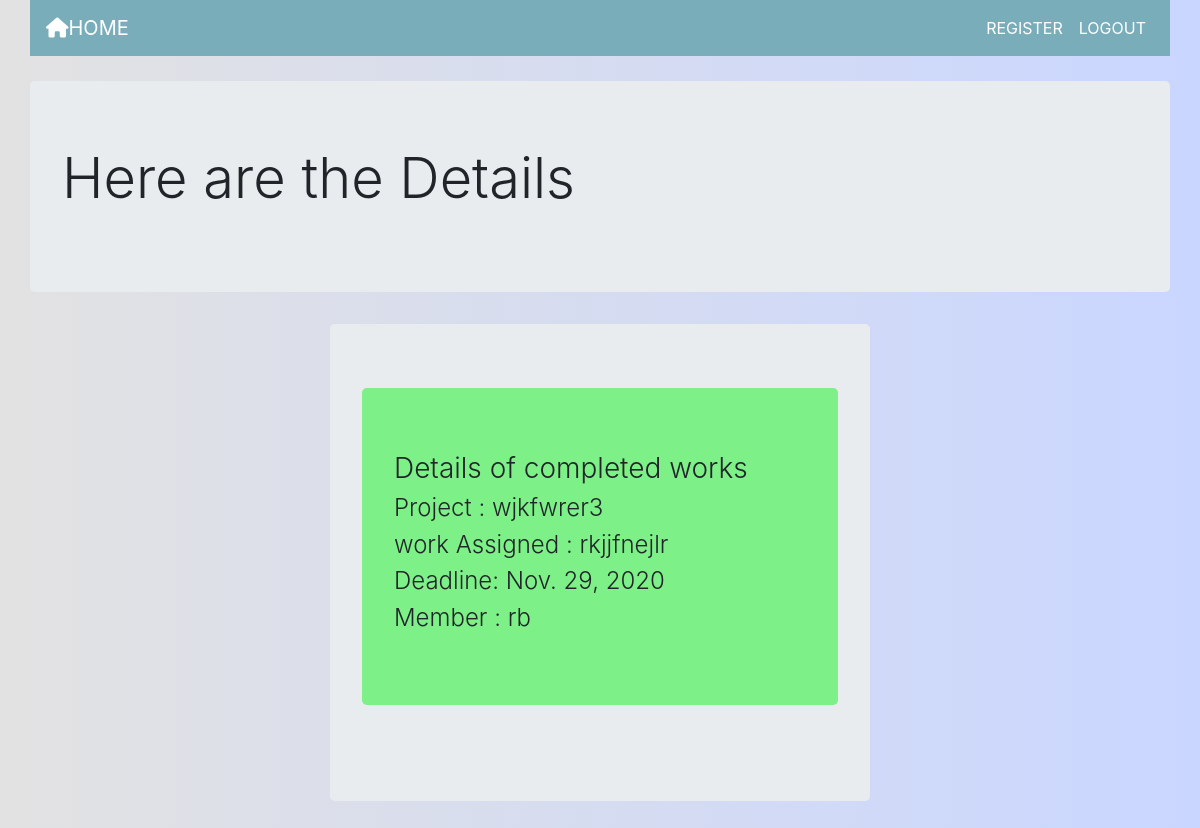
/manager/completed/ (signed in), run on the app's committed database.
### manager/models.py (models this page shows, shortened)
class project_lead(models.Model):
    user = models.ForeignKey(User,on_delete=models.CASCADE,null=True,blank=True)
    description=models.CharField(max_length=60)
    project=models.CharField(max_length=60)
    work_given=models.CharField(max_length=100)
    work_given_to=models.CharField(max_length=30)
    deadline=models.DateField(null=True)
    isdone=models.BooleanField(default=False)

### manager/views.py (the view)
# urls.py: path('completed/',views.completed,name="completed"),
def completed(request):
    usernam=request.user.username
    approved_forms=project_lead.objects.filter(user__username__exact=usernam,isdone=True)
    return render(request,"manager/completed.html",{"approved_forms":approved_forms})

### templates/manager/completed.html
{% extends 'manager/index.html' %}
{% block body_block %}
<div class="jumbotron container" style="margin-top: 25px;">
  <p class="display-4">Here are the Details</p>
</div>
<div class="jumbotron  container" style="width: 45%;">
    {% for app_form in approved_forms %}
      <div class="jumbotron" style="background: #7DF088;">
        <h3 class="font-weight-light">Details of completed works</h3>
        <h4 class="font-weight-light">Project : {{ app_form.project }}</h4>
        <h4 class="font-weight-light">work Assigned : {{ app_form.work_given }}</h4>
        <h4 class="font-weight-light">Deadline: {{ app_form.deadline }}</h4>
        <h4 class="font-weight-light">Member : {{ app_form.work_given_to }}</h4>
      </div>
    {% endfor %}
</div>
{% endblock %}

### static/css/check.css (style rules this page uses)
body { background: #C9D6FF; background: -webkit-linear-gradient(to right, #E2E2E2, #C9D6FF); background: linear-gradient(to right, #E2E2E2, #C9D6FF); }

### data on the page
project_lead: project "wjkfwrer3", work_given "rkjjfnejlr", deadline "Nov. 29, 2020", work_given_to "rb"
